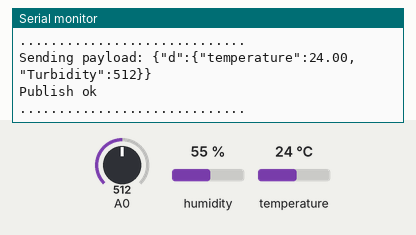
The sketch below on a simulated ESP8266 (NodeMCU). Shown: the last lines printed to the serial monitor. The inputs (shaded band) are chosen by the test bench; at power-on: A0 = 512, humidity 55 %, temperature 24 °C. WiFi joins after 1.5 s; servers stay silent unless stated; no MQTT or app messages arrive unless stated; the modem accepts every AT command (registered, SIM ready, sends succeed) and sends nothing else.

Above: at 8.3 s.
8.4 s: A0 set to 692
At 12.3 s:
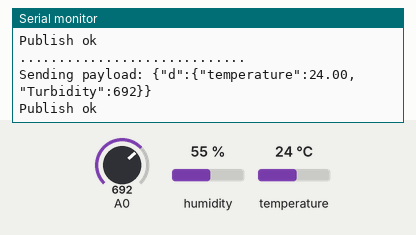
13.9 s: A0 set to 716
At 16.5 s:
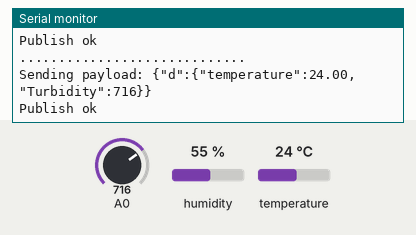
Timing chart, 0 to 18.0 s (numbered marks = the images above; inputs shaded):
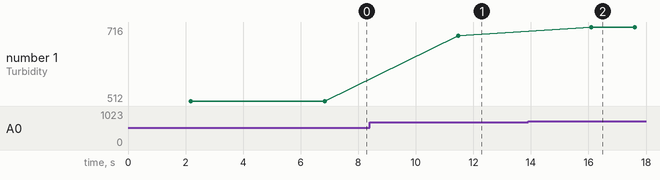

The sketch:

POC_1.ino
```cpp
#include <ESP8266WiFi.h>
#include <PubSubClient.h>
#include<SoftwareSerial.h>

SoftwareSerial mySerial(D7, D8);

//-------- Customise these values -----------
const char* ssid = "thelonepair";
const char* password = "159374rs";
#include "DHT.h"
#define DHTPIN D2    // what pin we're connected to
#define DHTTYPE DHT11   // define type of sensor DHT 11
DHT dht (DHTPIN, DHTTYPE);

#define ORG "fbf9fj"
#define DEVICE_TYPE "BB-08"
#define DEVICE_ID "11222808"
#define TOKEN "08223000"
//-------- Customise the above values --------

char server[] = ORG ".messaging.internetofthings.ibmcloud.com";
char topic[] = "iot-2/evt/Data/fmt/json";
char authMethod[] = "use-token-auth";
char token[] = TOKEN;
char clientId[] = "d:" ORG ":" DEVICE_TYPE ":" DEVICE_ID;

WiFiClient wifiClient;
PubSubClient client(server, 1883,wifiClient);

void setup() {
  mySerial.begin(9600);
 Serial.begin(9600);
 delay(100);
 Serial.println();
 dht.begin();
 Serial.print("Connecting to ");
 Serial.print(ssid);
 WiFi.begin(ssid, password);
 while (WiFi.status() != WL_CONNECTED) {
 delay(500);
 Serial.print(".");
 }
 Serial.println("");

 Serial.print("WiFi connected, IP address: ");
 Serial.println(WiFi.localIP());
}

void loop() {

float t = dht.readTemperature();
int sensorValue = analogRead(A0);// read the input on analog pin 0:
  float voltage = sensorValue * (5.0 / 1024.0); // Convert the analog reading (which goes from 0 - 1023) to a voltage (0 - 5V):
  //Serial.println(sensorValue);// print out the value you read:
  delay(500);
  int turb=sensorValue;
if (isnan(t))
{
Serial.println("Failed to read from DHT sensor!");
delay(1000);
return;
}
PublishData(t,turb);
delay(1000);
if(turb<700)
{
  SendMessage(turb);
}
}


void PublishData(float temp, int turb){
 if (!!!client.connected()) {
 Serial.print("Reconnecting client to ");
 Serial.println(server);
 while (!!!client.connect(clientId, authMethod, token)) {
 Serial.print(".");
 delay(500);
 }
 Serial.println();
 }
  String payload = "{\"d\":{\"temperature\":";
  payload += temp;
  payload+="," "\"Turbidity\":";
  payload += turb;
  payload += "}}";
 Serial.print("Sending payload: ");
 Serial.println(payload);

 if (client.publish(topic, (char*) payload.c_str())) {
 Serial.println("Publish ok");
 } else {
 Serial.println("Publish failed");
 }
}


 void SendMessage(int turb)
{
  Serial.println(".............................");
  mySerial.println("AT+CMGF=1");    //Sets the GSM Module in Text Mode
  delay(1000);  // Delay of 1000 milli seconds or 1 second
  mySerial.println("AT+CMGS=\"+919502867595\"\r"); // Replace x with mobile number
  delay(1000);
  mySerial.println("Water at unsafe levels : ");// The SMS text you want to send
  int unsafe=700-turb;
  mySerial.println(unsafe);
  mySerial.print("Below limits");
  delay(100);
  mySerial.println((char)26);// ASCII code of CTRL+Z
  delay(1000);
}
```

Measured:
- after the input at 8.4 s, the serial monitor: prints a new line after 3.1 s (image 1)
- after the input at 13.9 s, the serial monitor: prints a new line after 2.2 s (image 2)
- plotted number 1: 512 → 692 after the input at 8.4 s, 692 → 716 after the input at 13.9 s
